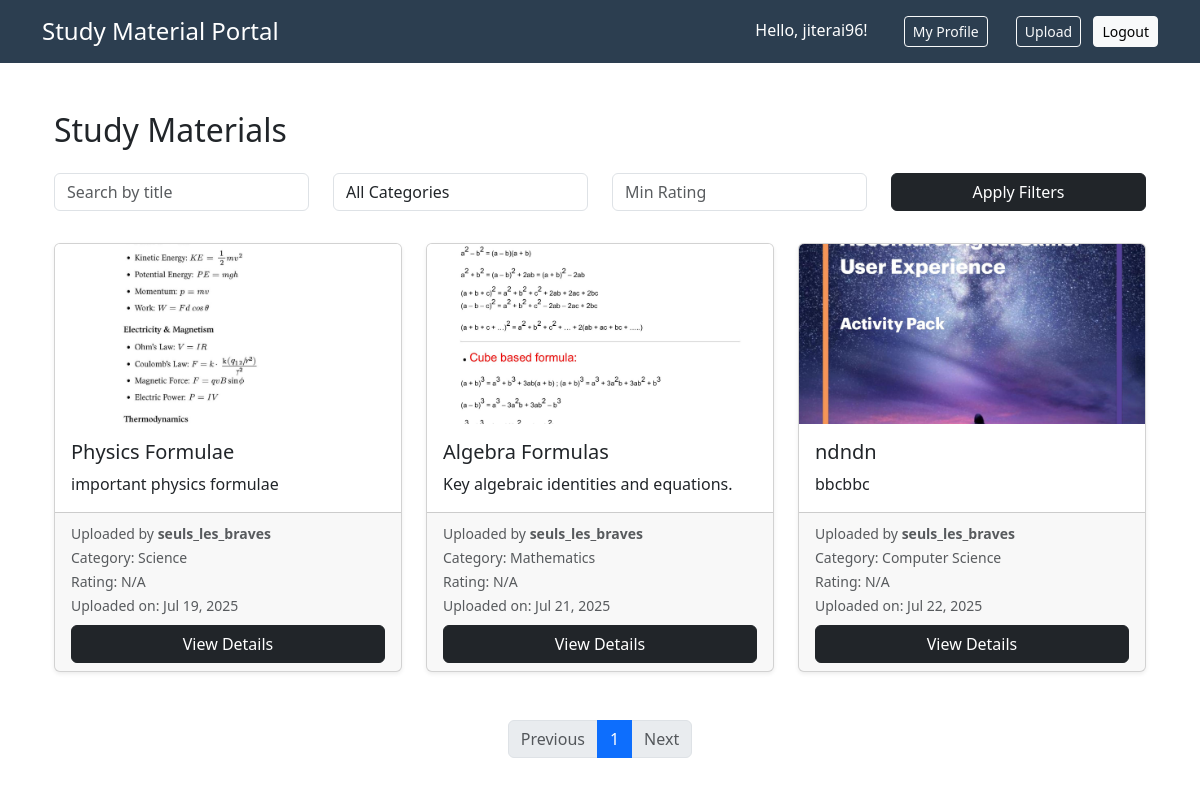
The page / (signed in) on the database its author committed.
### materials/models.py (models this page shows, shortened)
class User(AbstractUser):
    bio = models.TextField(blank=True)
    institution = models.CharField(max_length=100, blank=True)
    profile_picture = models.ImageField(upload_to='profile_pics/', blank=True)

class StudyMaterial(models.Model):
    title = models.CharField(max_length=200)
    description = models.TextField()
    file = models.FileField(upload_to='materials/')
    category = models.ForeignKey(Category, on_delete=models.CASCADE)
    uploaded_by = models.ForeignKey(settings.AUTH_USER_MODEL, on_delete=models.CASCADE)
    upload_date = models.DateTimeField(auto_now_add=True)
    approved = models.BooleanField(default=False)
    preview_image = models.ImageField(upload_to='previews/', blank=True)
    class Meta:
        indexes = [
            models.Index(fields=['approved', 'upload_date']),
            models.Index(fields=['title']),
            models.Index(fields=['category']),
        ]

class Category(models.Model):
    name = models.CharField(max_length=200, unique=True)
    def __str__(self):
        return self.name
    class Meta:
        verbose_name_plural = "Categories"

### materials/views.py (the view)
# urls.py: path('', views.material_list, name='material-list'),
def material_list(request):
    q = request.GET.get('q', '')
    category = request.GET.get('category', '')
    min_rating = request.GET.get('min_rating', '')
    materials = StudyMaterial.objects.filter(approved=True)
    if q:
        materials = materials.filter(title__icontains=q)
    if category:
        materials = materials.filter(category__name__iexact=category)
    if min_rating:
        try:
            min_rating = float(min_rating)
            materials = materials.filter(average_rating__gte=min_rating)
        except ValueError:
            pass
    print("Total Materials Found:", materials.count())
    paginator = Paginator(materials, 10)
    page_number = request.GET.get('page')
    page_obj = paginator.get_page(page_number)
    categories = Category.objects.all()
    context = {
        'page_obj': page_obj,
        'categories': categories,
        'q': q,
        'selected_category': category,
        'min_rating': min_rating,
    }
    return render(request, 'materials/list.html', context)

### materials/templates/materials/list.html (shortened to what this page needs)
{% extends 'materials/base.html' %}
{% load static %}
{% block content %}
<div class="container mt-5">
    <h2 class="mb-4">Study Materials</h2>
    <form method="GET" class="row mb-4">
        <div class="col-md-3 mb-2">
            <input type="text" name="q" class="form-control" placeholder="Search by title" value="{{ q }}">
        </div>
        <div class="col-md-3 mb-2">
            <select name="category" class="form-control">
                <option value="">All Categories</option>
            </select>
        </div>
        <div class="col-md-3 mb-2">
            <input type="number" step="0.1" min="0" max="5" name="min_rating" class="form-control" placeholder="Min Rating" value="{{ min_rating }}">
        </div>
        <div class="col-md-3 mb-2">
            <button type="submit" class="btn btn-dark w-100">Apply Filters</button>
        </div>
    </form>
    {% if page_obj %}
    <div class="row row-cols-1 row-cols-md-2 row-cols-lg-3 g-4">
        {% for material in page_obj %}
        <div class="col">
            <div class="card h-100 shadow-sm">
                {% if material.preview_image %}
                    <img src="{{ material.preview_image.url }}" class="card-img-top" alt="Preview for {{ material.title }}"
                         style="max-height: 180px; object-fit: cover;">
                {% else %}
                    <img src="{% static 'images/placeholder.jpg' %}" class="card-img-top" alt="No preview available"
                         style="max-height: 180px; object-fit: cover;">
                {% endif %}
                <div class="card-body d-flex flex-column">
                    <h5 class="card-title">{{ material.title }}</h5>
                    <p class="card-text">{{ material.description|truncatewords:20 }}</p>
                </div>
                <div class="card-footer">
                    <small class="text-muted">
                        Uploaded by <strong>{{ material.uploaded_by.username }}</strong><br>
                        Category: {{ material.category }}<br>
                        Rating: {{ material.average_rating|default:"N/A" }}<br>
                        Uploaded on: {{ material.upload_date|date:"M d, Y" }}
                    </small>
                    <div class="mt-2">
                        <a href="{% url 'material-detail' material.pk %}" class="btn btn-dark w-100">View Details</a>
                    </div>
                </div>
            </div>
        </div>
        {% endfor %}
    </div>
    {% else %}
        <p class="mt-4 text-muted">No study materials found.</p>
    {% endif %}
    <nav class="mt-5">
        <ul class="pagination justify-content-center">
            {% if page_obj.has_previous %}
            <li class="page-item">
                <a class="page-link" href="?{% if q %}q={{ q }}&{% endif %}{% if selected_category %}category={{ selected_category }}&{% endif %}{% if min_rating %}min_rating={{ min_rating }}&{% endif %}page={{ page_obj.previous_page_number }}">Previous</a>
            </li>
            {% else %}
            <li class="page-item disabled"><span class="page-link">Previous</span></li>
            {% endif %}
            {% for num in page_obj.paginator.page_range %}
                {% if page_obj.number == num %}
                    <li class="page-item active"><span class="page-link">{{ num }}</span></li>
                {% else %}
                    <li class="page-item">
                        <a class="page-link" href="?{% if q %}q={{ q }}&{% endif %}{% if selected_category %}category={{ selected_category }}&{% endif %}{% if min_rating %}min_rating={{ min_rating }}&{% endif %}page={{ num }}">{{ num }}</a>
                    </li>
                {% endif %}
            {% endfor %}
            {% if page_obj.has_next %}
            <li class="page-item">
                <a class="page-link" href="?{% if q %}q={{ q }}&{% endif %}{% if selected_category %}category={{ selected_category }}&{% endif %}{% if min_rating %}min_rating={{ min_rating }}&{% endif %}page={{ page_obj.next_page_number }}">Next</a>
            </li>
            {% else %}
            <li class="page-item disabled"><span class="page-link">Next</span></li>
            {% endif %}
        </ul>
    </nav>
</div>
{% endblock %}

### materials/templates/materials/base.html (shortened to what this page needs)
<!DOCTYPE html>
<html lang="en">
<head>
    {% load static %}
    <link rel="stylesheet" href="{% static 'css/style.css' %}">
    <link href="https://cdn.jsdelivr.net/npm/bootstrap@5.3.0/dist/css/bootstrap.min.css" rel="stylesheet">
</head>
<body>
    <header class="btn-light text-white p-3">
        <div class="container d-flex justify-content-between align-items-center">
            <h1 class="h4 mb-0">
                <a class="text-white text-decoration-none" href="/">Study Material Portal</a>
            </h1>
            <nav>
                {% if user.is_authenticated %}
                    <span class="me-3">Hello, {{ user.username }}!</span>
                    <a class="btn btn-outline-light btn-sm me-2" href="{% url 'user-profile' user.username %}">My Profile</a>
                    <a class="btn btn-outline-light btn-sm me-2" href="{% url 'material-upload' %}">Upload</a>
                    <form method="post" action="{% url 'logout' %}" class="d-inline">
                        <button type="submit" class="btn btn-light btn-sm">Logout</button>
                    </form>
                {% else %}
                    <a class="btn btn-light btn-sm me-2" href="{% url 'login' %}">Login</a>
                    <a class="btn btn-warning btn-sm" href="{% url 'signup' %}">Signup</a>
                {% endif %}
            </nav>
        </div>
    </header>
    <main class="container mt-4">
        {% block content %}
        {% endblock %}
    </main>
</body>
</html>

### materials/static/css/style.css (style rules this page uses)
body { font-family: 'Segoe UI', Tahoma, Geneva, Verdana, sans-serif; line-height: 1.6; margin: 0; padding: 0; color: #333; background-color: white; }
header { background: #2c3e50; color: white; padding: 1rem 2rem; display: flex; justify-content: space-between; align-items: center; }
nav a { color: white; margin-left: 1rem; text-decoration: none; }
.pagination { margin: 2rem 0; display: flex; justify-content: center; }

### rows shown on the page
User: username "jiterai96"
StudyMaterial: preview_image (picture), title "Physics Formulae", description "important physics formulae", uploaded_by.username "seuls_les_braves", category "Science", average_rating "N/A", upload_date "Jul 19, 2025"
StudyMaterial: preview_image (picture), title "Algebra Formulas", description "Key algebraic identities and equations.", uploaded_by.username "seuls_les_braves", category "Mathematics", average_rating "N/A", upload_date "Jul 21, 2025"
StudyMaterial: preview_image (picture), title "ndndn", description "bbcbbc", uploaded_by.username "seuls_les_braves", category "Computer Science", average_rating "N/A", upload_date "Jul 22, 2025"

### other values the page prints
{{ num }} "1"
